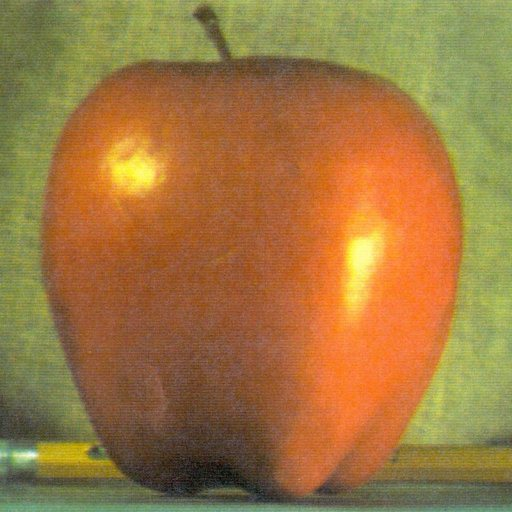
#> input picture image-blending/data/apple.jpg, 512 x 512 px
$ jupyter execute --allow-errors image_blending.ipynb
#> lines starting #> are read from the running program, lines starting #| are printed output that depends on the picture
My take on the classic Computer Vision image blending problem

[cell 1]
def count_halves_while(n):
    count = 0
    while n > 1:
        n //= 2
        count += 1
    return count #returns the number of times we can split the image in half

[cell 2]
import cv2
import numpy as np
import matplotlib.pyplot as plt

apple = cv2.imread('../data/apple.jpg')
#> apple is the input picture: shape (512, 512, 3); mean B, G, R 64.8, 119.7, 159.1
apple = cv2.cvtColor(apple, cv2.COLOR_BGR2RGB)
orange = cv2.imread('../data/orange.jpg')
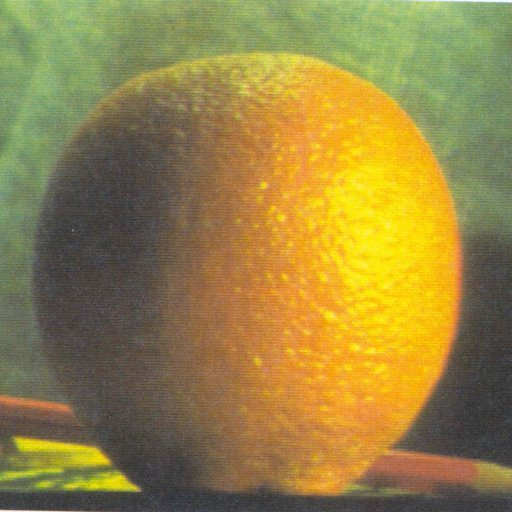
#> input picture image-blending/data/orange.jpg, 512 x 512 px
#> orange is the input picture: shape (512, 512, 3); mean B, G, R 69.2, 131.8, 150.2
orange = cv2.cvtColor(orange, cv2.COLOR_BGR2RGB)
my_mask = cv2.imread('../data/mask.jpg')
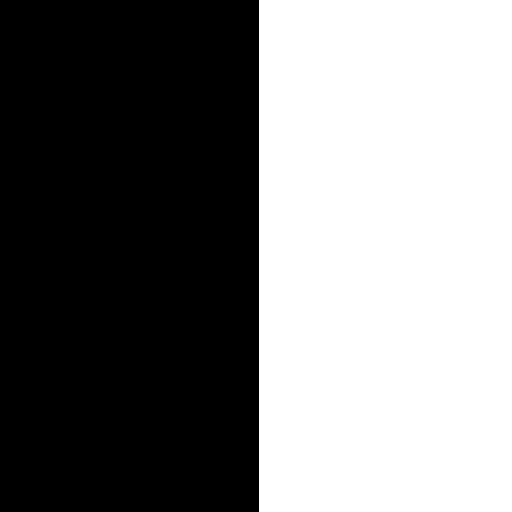
#> input picture image-blending/data/mask.jpg, 512 x 512 px
#> my_mask is the input picture: shape (512, 512, 3); min 0, max 255, mean 126
# num_halves = count_halves_while(apple)

[cell 3]
def create_gaussian_pyr(img, halves):
    G = img.copy()
    gp_img = [G]
    for i in range(halves): # number of levels for 512x512 image
        G = cv2.pyrDown(G) # blur and downsample
        gp_img.append(G)
    return gp_img

[cell 4]
def create_laplacian(gaussian, halves):
    lp_img = []
    num_levels = len(gaussian)
    for i in range(halves - 1):
        GE = cv2.pyrUp(gaussian[i+1])# Upsample next level
        GE = cv2.resize(GE, (gaussian[i].shape[1], gaussian[i].shape[0]))# make sure exact same size bc pyrUp sometimes messes up a little

        # Laplacian = current Gaussian - upsampled next
        L = cv2.subtract(gaussian[i], GE)
        lp_img.append(L)

    lp_img.append(gaussian[-1])
    return lp_img

[cell 5]
def blend_images(gp_mask, gp_not_mask, lp_img_left, lp_img_right, levels):
    # Multiply each Laplacian image by its corresponding mask and sum the images
    gp_mask = [m.astype(np.float32) for m in gp_mask]
    gp_not_mask = [m.astype(np.float32) for m in gp_not_mask]


    masked_lp_left = []
    for i in range(levels):
        masked_lp_left.append(lp_img_left[i] * gp_not_mask[i])

    masked_lp_right = []
    for i in range(levels):
        masked_lp_right.append(lp_img_right[i] * gp_mask[i])

    blended_pyr = []
    for i in range(levels):
        blended_pyr.append(masked_lp_left[i] + masked_lp_right[i])

    blended = blended_pyr[-1]   # start from smallest

    for i in range(levels-2, -1, -1):
        blended = cv2.pyrUp(blended)
        blended = cv2.resize(blended, (blended_pyr[i].shape[1], blended_pyr[i].shape[0]))
        blended = cv2.add(blended, blended_pyr[i])

    return blended

[cell 6]
def normalize(img):
    img = img - img.min()
    img = img / img.max()
    return img

[cell 7]
def resize(img):
    new_dimensions = (512, 512)
    resized_img = cv2.resize(img, new_dimensions, interpolation=cv2.INTER_AREA)
    cv2.imwrite('my_image_cv2_resized.jpg', resized_img)
    return resized_img

[cell 8]
def print_blend_images(img1, img2, mask):
    img1 = resize(img1)
    img2 = resize(img2)
    mask = resize(mask)

    img1 = img1.astype(np.float32) / 255.0
    img2 = img2.astype(np.float32) / 255.0

    num_halves = count_halves_while(img1.shape[0]) #assuming img1 and 2 are same shape

    gaus_img1 = create_gaussian_pyr(img1, num_halves)
    gaus_img2 = create_gaussian_pyr(img2, num_halves)
    lap_img1 = create_laplacian(gaus_img1, num_halves)
    lap_img2 = create_laplacian(gaus_img2, num_halves)

    gaus_mask = create_gaussian_pyr(mask, num_halves)
    not_mask = cv2.bitwise_not(mask)
    not_gaus_mask = create_gaussian_pyr(not_mask, num_halves)

    blended = blend_images(gaus_mask, not_gaus_mask, lap_img1, lap_img2, num_halves)

    plt.imshow(normalize(blended))
    plt.axis("off")

[cell 9]
print_blend_images(apple, orange, my_mask)
#> the loop in create_gaussian_pyr, `for i in range(halves):` made 9 passes
#> G on pass 9: [[0.621, 0.464, 0.243]]
#> after the loop in create_gaussian_pyr, `for i in range(halves):`: gp_img = 10 items
#> the loop in create_gaussian_pyr (call 2), `for i in range(halves):` made 9 passes
#> G on pass 9: [[0.568, 0.527, 0.301]]
#> in create_laplacian, `num_levels = len(gaussian)`: num_levels = 10
#> after the loop in create_laplacian, `for i in range(halves - 1):`: lp_img = 8 items
#> in print_blend_images, `lap_img1 = create_laplacian(gaus_img1, num_halves)`: lap_img1 = 9 items
#> the loop in create_laplacian (call 2), `for i in range(halves - 1):` made 8 passes
#> pass 2, in create_laplacian (call 2), `L = cv2.subtract(gaussian[i], GE)`:
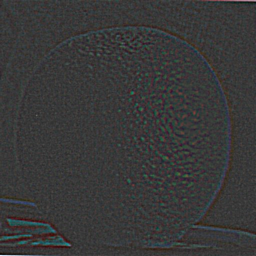
#> L: shape (256, 256, 3) float32; mean of channels 0, 1, 2 0.000129, 0.000108, 0.000139; drawn with min black and max white
#> in print_blend_images, `gaus_mask = create_gaussian_pyr(mask, num_halves)`: gaus_mask = 10 items
#> in print_blend_images, `not_mask = cv2.bitwise_not(mask)`:
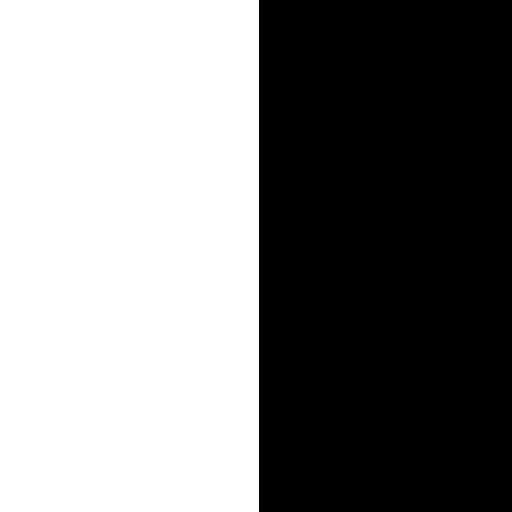
#> not_mask: shape (512, 512, 3); min 0, max 255, mean 129
#> after the loop in blend_images, `for i in range(levels):`: masked_lp_left = 9 items
#> after the loop in blend_images, `for i in range(levels-2, -1, -1):`:
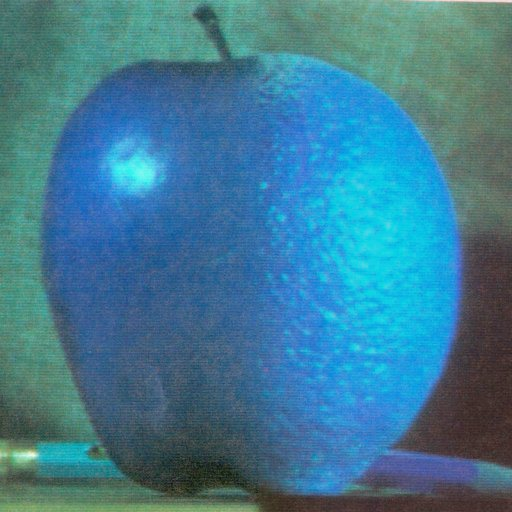
#> blended: shape (512, 512, 3) float32; mean of channels 0, 1, 2 152.3, 126.9, 64.1; drawn with min black and max white

[cell 10]
me = cv2.imread('../data/me.JPG')
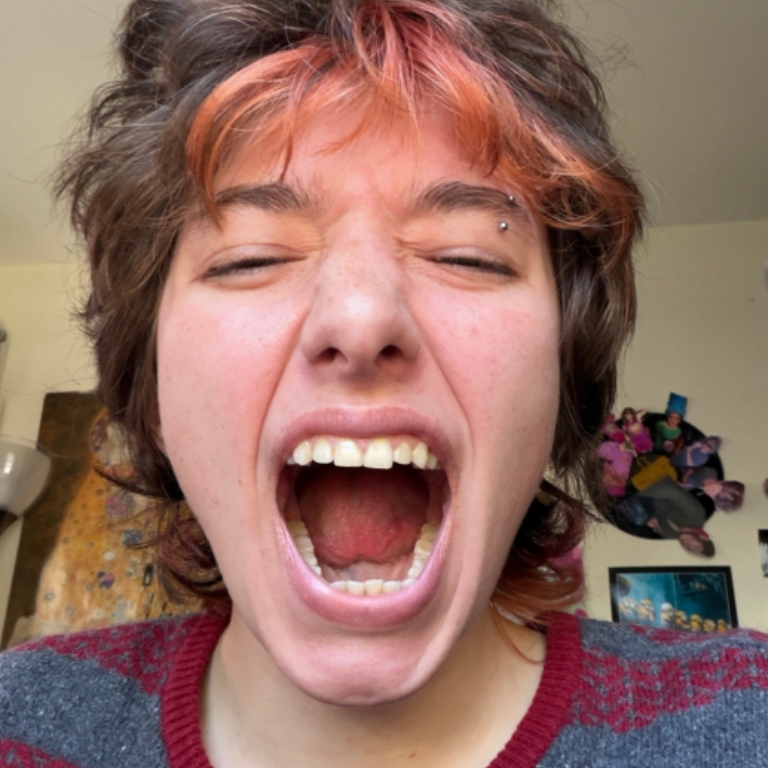
#> input picture image-blending/data/me.JPG, 768 x 768 px
#> me is the input picture: shape (768, 768, 3); mean B, G, R 99.2, 109.6, 145.5
me = cv2.cvtColor(me, cv2.COLOR_BGR2RGB)
cat = cv2.imread('../data/cat.JPG')
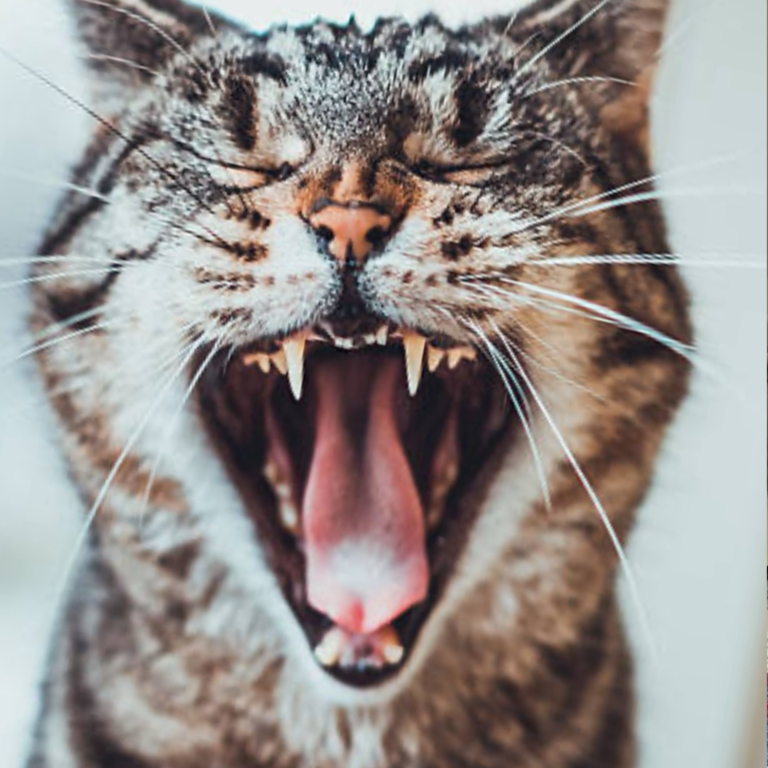
#> input picture image-blending/data/cat.JPG, 768 x 768 px
#> cat is the input picture: shape (768, 768, 3); mean B, G, R 139.5, 142.3, 148.8
cat = cv2.cvtColor(cat, cv2.COLOR_BGR2RGB)
mask1 = cv2.imread('../data/mask1.JPG')
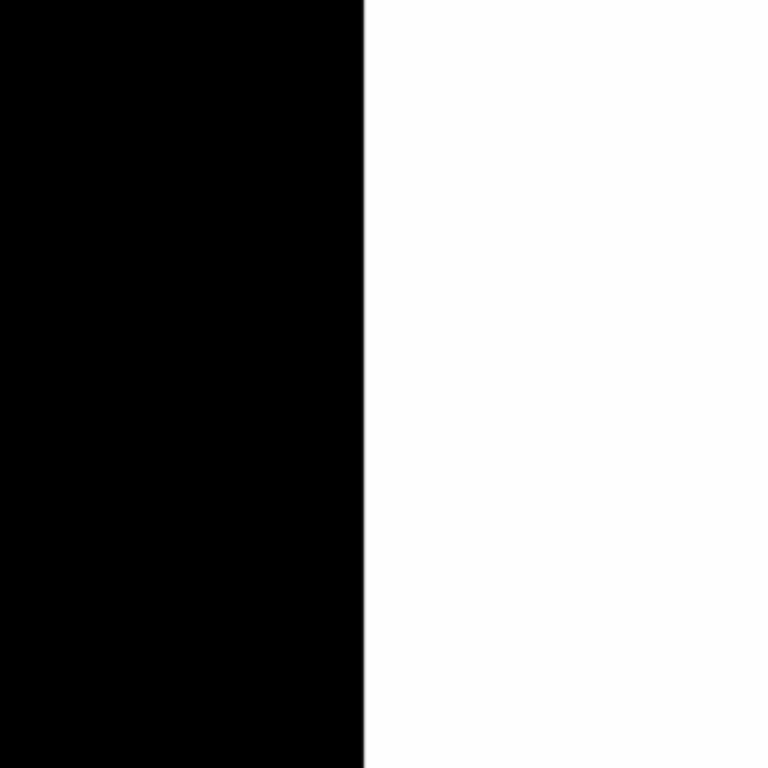
#> input picture image-blending/data/mask1.JPG, 768 x 768 px
#> mask1 is the input picture: shape (768, 768, 3); min 0, max 254, mean 133.6

print_blend_images(me, cat, mask1)
#> the loop in create_gaussian_pyr (call 6), `for i in range(halves):` made 9 passes
#> G on pass 9: [[0.581, 0.564, 0.559]]
#> pass 3, in create_gaussian_pyr (call 6), `G = cv2.pyrDown(G)`:
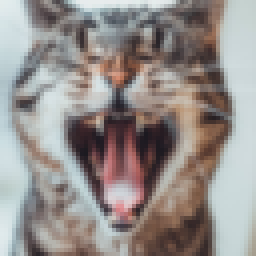
#> G: shape (64, 64, 3) float32 (shown 4 times larger); mean R, G, B 0.586, 0.561, 0.55
#> the loop in create_laplacian (call 3), `for i in range(halves - 1):` made 8 passes
#> pass 1, in create_laplacian (call 3), `GE = cv2.pyrUp(gaussian[i+1])# Upsample next level`:
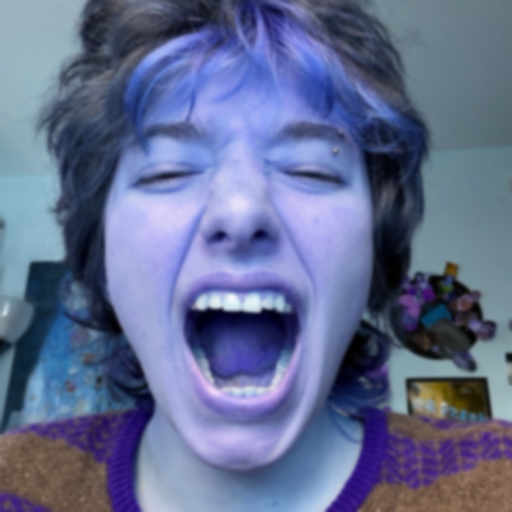
#> GE: shape (512, 512, 3) float32; mean of channels 0, 1, 2 0.571, 0.43, 0.389; drawn as B, G, R
